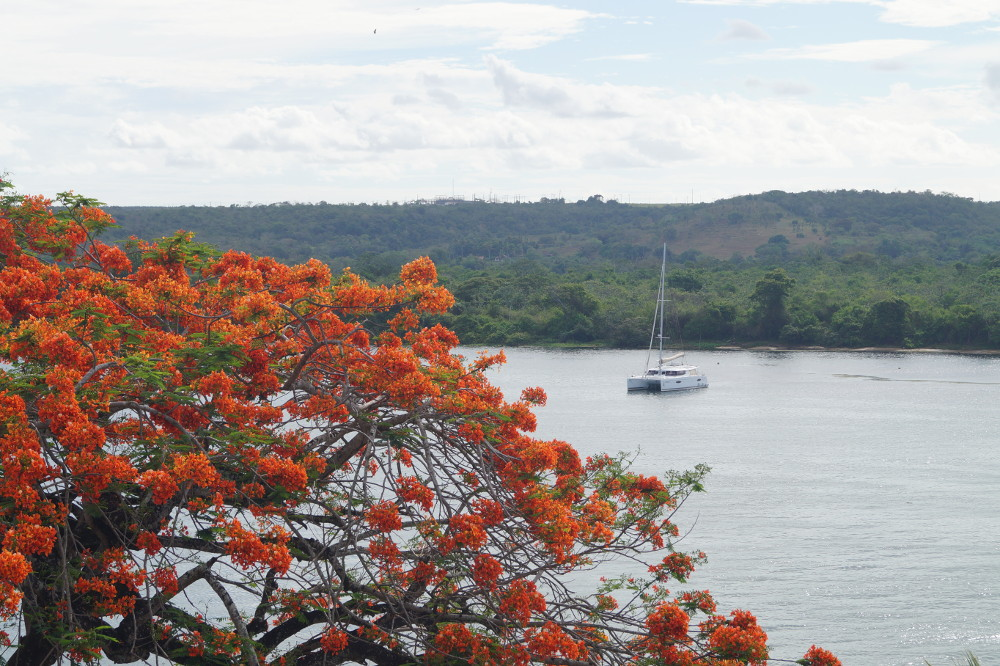
//> input picture unidade2/media/landscape.jpg, 1000 x 666 px
$ ./filtrohomomorfico media/landscape.jpg   (built with g++ and OpenCV 4)
//> lines starting //> are read from the running program, lines starting //| are printed output that depends on the picture
#include <iostream>
#include <opencv2/opencv.hpp>
#include <opencv2/imgproc/imgproc.hpp>

#define RADIUS 20

using namespace cv;
using namespace std;

int gl_slider = 2;
int gl_slider_max = 10;

int gh_slider = 20;
int gh_slider_max = 50;

int c_slider = 50;
int c_slider_max = 100;

int d0_slider = 5;
int d0_slider_max = 200;

Mat imageOriginal;
Mat padded;
Mat_<float> realInput, zeros;
Mat complexImage;
Mat filter, tmp;
vector<Mat> planos;

int dft_M, dft_N;

// troca os quadrantes da imagem da DFT
void deslocaDFT(Mat& image){
  Mat tmp, A, B, C, D;

  // se a imagem tiver tamanho impar, recorta a regiao para
  // evitar cópias de tamanho desigual
  image = image(Rect(0, 0, image.cols & -2, image.rows & -2));
  int cx = image.cols/2;
  int cy = image.rows/2;

  // reorganiza os quadrantes da transformada
  // A B   ->  D C
  // C D       B A
  A = image(Rect(0, 0, cx, cy));
  B = image(Rect(cx, 0, cx, cy));
  C = image(Rect(0, cy, cx, cy));
  D = image(Rect(cx, cy, cx, cy));

  // A <-> D
  A.copyTo(tmp);  D.copyTo(A);  tmp.copyTo(D);

  // C <-> B
  C.copyTo(tmp);  B.copyTo(C);  tmp.copyTo(B);
}

cv::Mat create_homomorfic_filter(cv::Size paddedSize, double gl, double gh, double c, double d0){
  Mat filter = Mat(paddedSize, CV_32FC2, Scalar(0));
  Mat tmp = Mat(dft_M, dft_N, CV_32F);

  for(int i=0; i < tmp.rows; i++){
    for(int j=0; j < tmp.cols; j++){
        float coef = (i-dft_M/2)*(i-dft_M/2)+(j-dft_N/2)*(j-dft_N/2);
        tmp.at<float> (i,j) = (gh-gl)*(1.0 - (float)exp(-(c*coef/(d0*d0)))) + gl;
    }
  }

  // cria a matriz com as componentes do filtro e junta
  // ambas em uma matriz multicanal complexa
  Mat comps[]= {tmp, tmp};
  merge(comps, 2, filter);
  return filter;
}

void on_trackbar_move(int, void*){
  // limpa o array de matrizes que vao compor a
  // imagem complexa
  planos.clear();

  // cria a compoente real e imaginaria (zeros)
  realInput = Mat_<float>(padded);
  realInput += Scalar::all(1);
  log(realInput,realInput);

  // insere as duas componentes no array de matrizes
  planos.push_back(realInput);
  planos.push_back(zeros);

  // combina o array de matrizes em uma unica
  // componente complexa
  // prepara a matriz complexa para ser preenchida
  complexImage = Mat(padded.size(), CV_32FC2, Scalar(0));
  merge(planos, complexImage);

  // calcula o dft
  dft(complexImage, complexImage);

  // realiza a troca de quadrantes
  deslocaDFT(complexImage);
  resize(complexImage,complexImage,padded.size());
  normalize(complexImage,complexImage,0,1,CV_MINMAX);

  // aplica o filtro frequencial
  Mat filter = create_homomorfic_filter(padded.size(),gl_slider,gh_slider,c_slider,d0_slider);
  mulSpectrums(complexImage,filter,complexImage,0);

  // troca novamente os quadrantes
  deslocaDFT(complexImage);

  // calcula a DFT inversa
  idft(complexImage, complexImage);

  // limpa o array de planos
  planos.clear();

  // separa as partes real e imaginaria da
  // imagem filtrada
  split(complexImage, planos);

  // // normaliza a parte real para exibicao
  normalize(planos[0], planos[0], 0, 1, CV_MINMAX);
  imshow("Homomorphic Filter", planos[0]);
}

int main(int argc, char** argv){

  imageOriginal = imread(argv[1],CV_LOAD_IMAGE_GRAYSCALE);
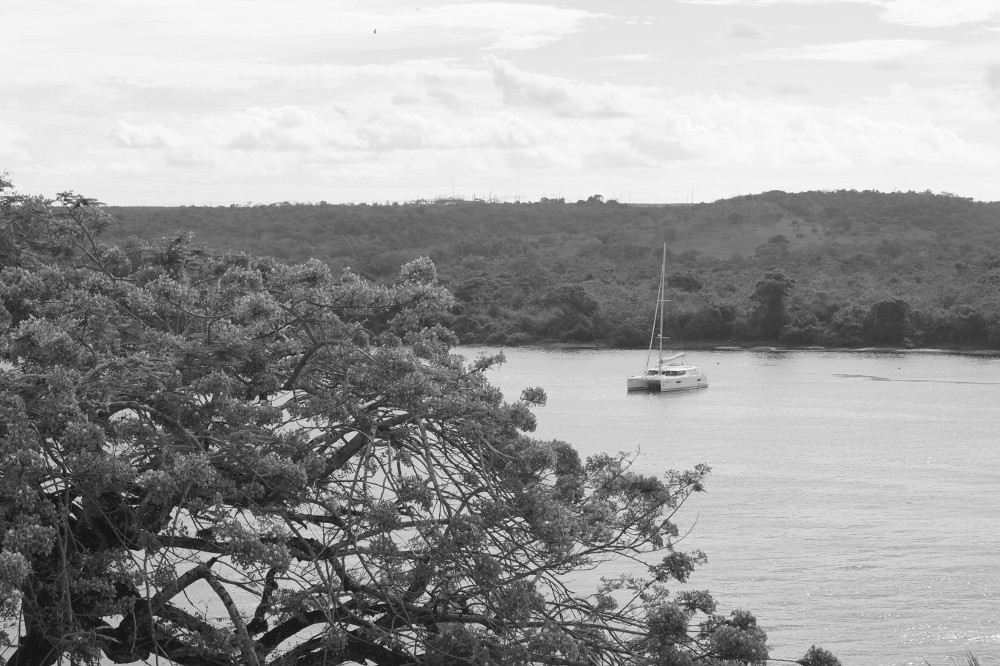
//> imageOriginal: 666 rows x 1000 cols, CV_8UC1; min 8, max 255, mean 155.9
  imshow("Original", imageOriginal);

  // identifica os tamanhos otimos para
  // calculo do FFT
  dft_M = getOptimalDFTSize(imageOriginal.rows);
//> dft_M = 675
  dft_N = getOptimalDFTSize(imageOriginal.cols);
//> dft_N = 1000

  // realiza o padding da imagem
  copyMakeBorder(imageOriginal, padded, 0,
                 dft_M - imageOriginal.rows, 0,
                 dft_N - imageOriginal.cols,
                 BORDER_CONSTANT, Scalar::all(0));
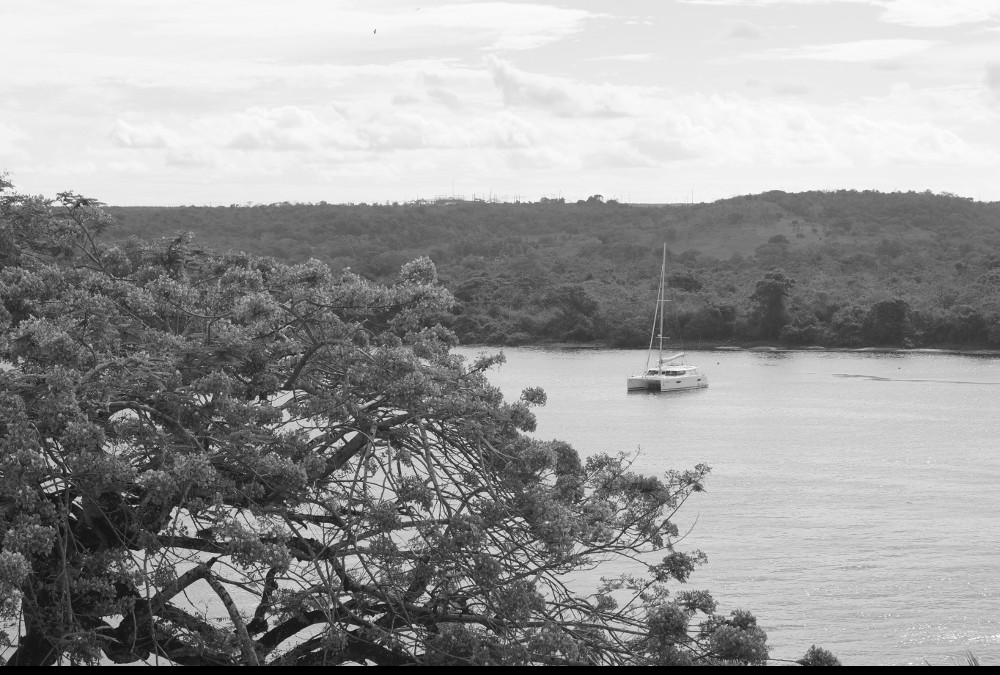
//> padded: 675 rows x 1000 cols, CV_8UC1; min 0, max 255, mean 153.8

  zeros = Mat_<float>::zeros(padded.size());

  char TrackbarName[50];

  namedWindow("Homomorphic Filter", WINDOW_NORMAL);

  sprintf( TrackbarName, "Gamma L x %d", gl_slider_max );
  createTrackbar( TrackbarName, "Homomorphic Filter", &gl_slider, gl_slider_max, on_trackbar_move);

  sprintf( TrackbarName, "Gamma H x %d", gh_slider_max );
  createTrackbar( TrackbarName, "Homomorphic Filter", &gh_slider, gh_slider_max, on_trackbar_move);

  sprintf( TrackbarName, "C x %d", c_slider_max);
  createTrackbar( TrackbarName, "Homomorphic Filter", &c_slider, c_slider_max, on_trackbar_move);

  sprintf( TrackbarName, "Cutoff Frequency x %d", d0_slider_max );
  createTrackbar( TrackbarName, "Homomorphic Filter", &d0_slider, d0_slider_max, on_trackbar_move);

  on_trackbar_move(0, NULL);
//> in on_trackbar_move, `planos.push_back(realInput);`:
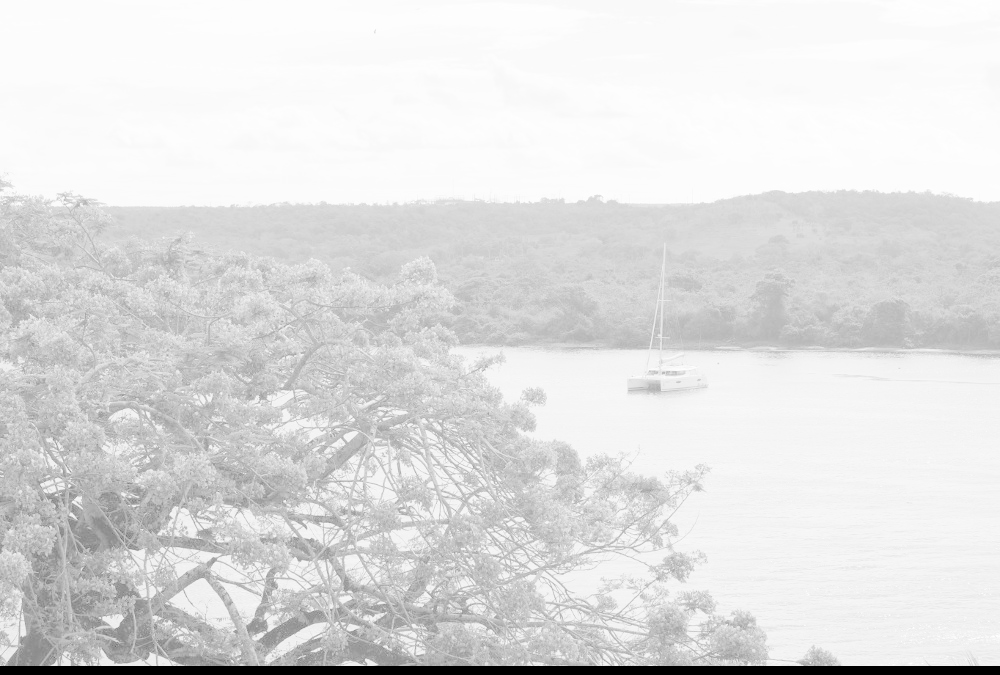
//> planos[0]: 675 rows x 1000 cols, CV_32FC1; min 0, max 5.55, mean 4.85; drawn with min black and max white
//> in on_trackbar_move, `planos.push_back(zeros);`: planos[1]: 675 rows x 1000 cols, CV_32FC1; every value is 0
//> in on_trackbar_move, `split(complexImage, planos);`:
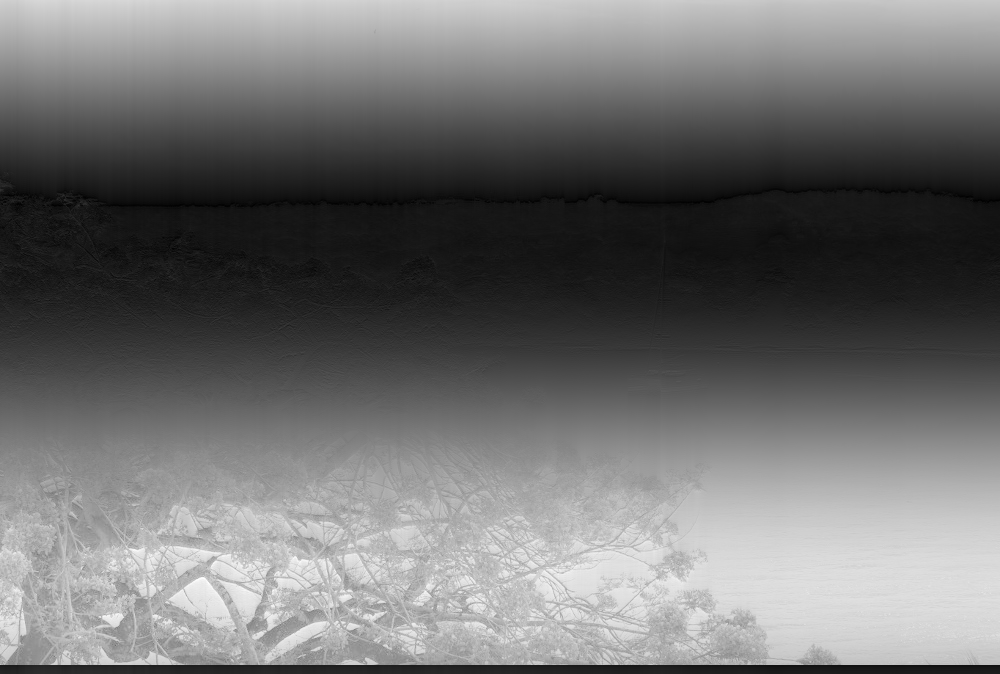
//> planos[0]: 674 rows x 1000 cols, CV_32FC1; min -26.07, max 37, mean 1.7; drawn with min black and max white

  waitKey(0);
  return 0;
}

$ run again, on unidade2/media/saida1.jpg
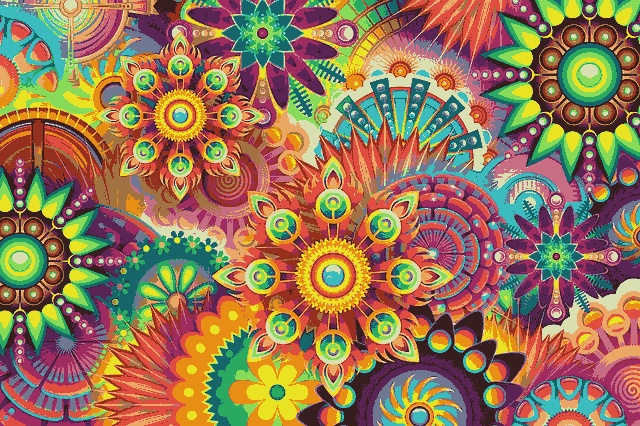
//> input picture unidade2/media/saida1.jpg, 640 x 426 px
//> `copyMakeBorder(imageOriginal, padded, 0, dft_M - imageOriginal.rows, 0..`:
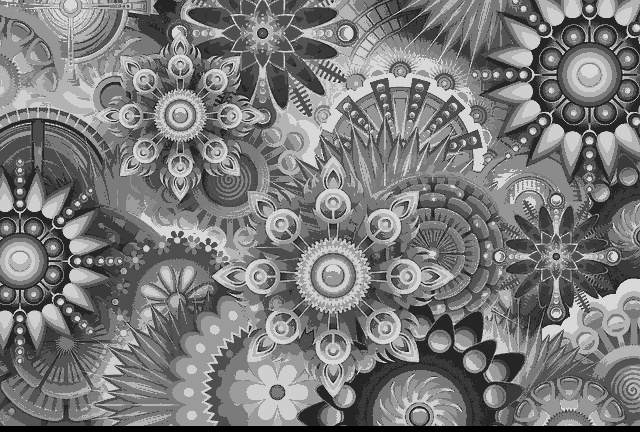
//> padded: 432 rows x 640 cols, CV_8UC1; min 0, max 223, mean 122.4
//> in on_trackbar_move, `planos.push_back(realInput);`:
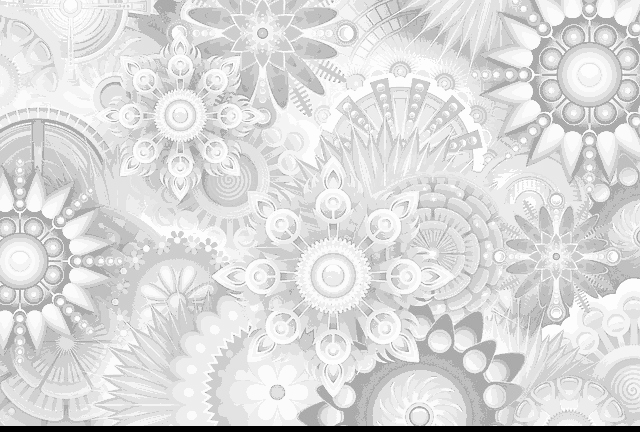
//> planos[0]: 432 rows x 640 cols, CV_32FC1; min 0, max 5.41, mean 4.66; drawn with min black and max white
